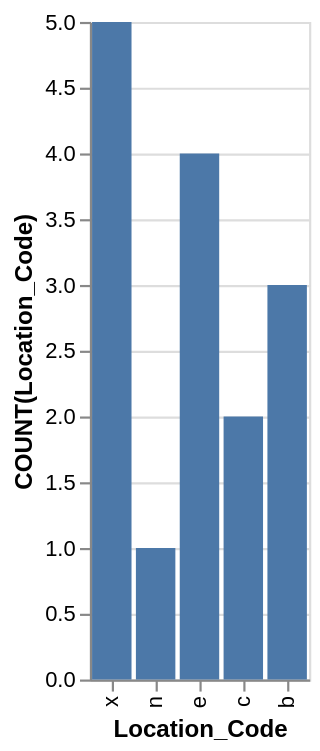

Here is the Vega-Lite specification saved for this chart:
### Vega-Lite specification from a JSON file in a GitHub repository (floating-point values rounded to 4 significant figures)
{"data": {"values": [{"x_data": "x", "y_data": 5}, {"x_data": "n", "y_data": 1}, {"x_data": "e", "y_data": 4}, {"x_data": "c", "y_data": 2}, {"x_data": "b", "y_data": 3}]}, "mark": "bar", "encoding": {"x": {"field": "x_data", "type": "nominal", "title": "Location_Code", "sort": "descending"}, "y": {"field": "y_data", "type": "quantitative", "title": "COUNT(Location_Code)"}}}
